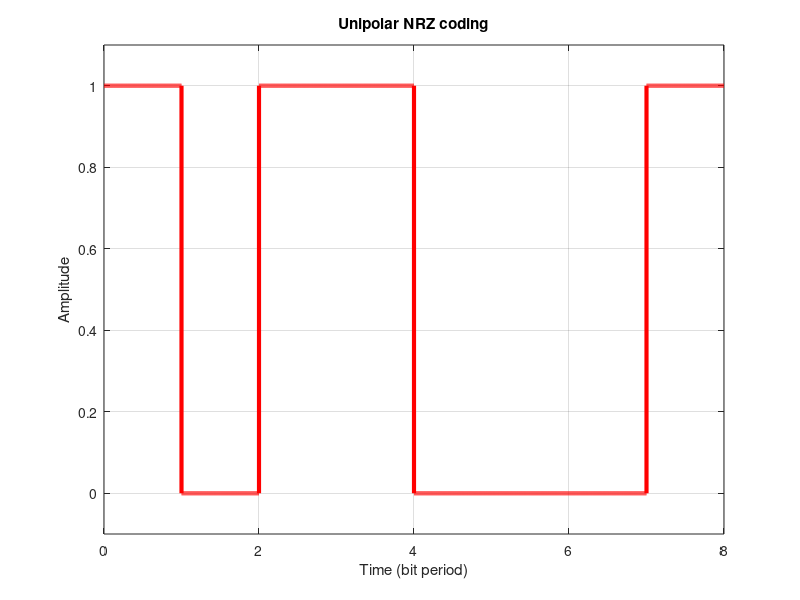

MATLAB code to generate this figure:
clc;
clear all;
close all;
data = [ 0 1 0 0 1 1 1 0 ]
t = 0:0.001:1; %time duration of single pulse
digital_signal = [];
time = [];
for i = 1:1:numel(data)
    if(data(i)==0)
       digital_signal = [digital_signal ones(1,length(t))]
    else
       digital_signal = [digital_signal zeros(1,length(t)) ];
    end
    time = [time t]; 
    t = t + 1;
end
% Plot the Digital Signal
 
plot(time,digital_signal,'r','LineWidth',3); 
xlabel('Time (bit period)'); 
ylabel('Amplitude'); title('Unipolar NRZ coding'); 
axis([0 time(end) -.1 1.1]); 
grid on;

